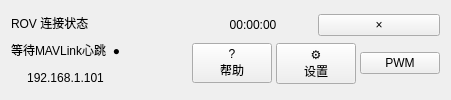
     <widget class="QWidget" name="dashboardTopRow" native="true">
      <layout class="QHBoxLayout" name="dashboardTopLayout" stretch="15,10,10,22,15">
       <property name="spacing">
        <number>6</number>
       </property>
       <property name="leftMargin">
        <number>5</number>
       </property>
       <property name="topMargin">
        <number>5</number>
       </property>
       <property name="rightMargin">
        <number>5</number>
       </property>
       <property name="bottomMargin">
        <number>5</number>
       </property>
       <item>
        <widget class="QWidget" name="connectionPanel" native="true">
         <property name="dashboardPanel" stdset="0">
          <bool>true</bool>
         </property>
         <layout class="QVBoxLayout" name="connectionPanelLayout">
          <property name="spacing">
           <number>4</number>
          </property>
          <property name="leftMargin">
           <number>6</number>
          </property>
          <property name="topMargin">
           <number>6</number>
          </property>
          <property name="rightMargin">
           <number>6</number>
          </property>
          <property name="bottomMargin">
           <number>6</number>
          </property>
          <item>
           <widget class="QLabel" name="connectionPanelTitle">
            <property name="text">
             <string>ROV 连接状态</string>
            </property>
            <property name="alignment">
             <set>Qt::AlignLeading|Qt::AlignLeft|Qt::AlignVCenter</set>
            </property>
            <property name="role" stdset="0">
             <string>dashboardTitle</string>
            </property>
           </widget>
          </item>
          <item>
           <widget class="QLabel" name="connectionStateValue">
            <property name="text">
             <string>等待MAVLink心跳  ●</string>
            </property>
            <property name="alignment">
             <set>Qt::AlignCenter</set>
            </property>
           </widget>
          </item>
          <item>
           <widget class="QLabel" name="connectionAddressValue">
            <property name="text">
             <string>192.168.1.101</string>
            </property>
            <property name="alignment">
             <set>Qt::AlignCenter</set>
            </property>
           </widget>
          </item>
         </layout>
        </widget>
       </item>
       <item>
        <widget class="QWidget" name="pitchPanel" native="true">
         <property name="dashboardPanel" stdset="0">
          <bool>true</bool>
         </property>
         <layout class="QVBoxLayout" name="pitchPanelLayout">
          <property name="spacing">
           <number>4</number>
          </property>
          <property name="leftMargin">
           <number>6</number>
          </property>
          <property name="topMargin">
           <number>6</number>
          </property>
          <property name="rightMargin">
           <number>6</number>
          </property>
          <property name="bottomMargin">
           <number>6</number>
          </property>
          <item>
           <widget class="QWidget" name="pitchPanelGaugeHost" native="true" />
          </item>
         </layout>
        </widget>
       </item>
       <item>
        <widget class="QWidget" name="rollPanel" native="true">
         <property name="dashboardPanel" stdset="0">
          <bool>true</bool>
         </property>
         <layout class="QVBoxLayout" name="rollPanelLayout">
          <property name="spacing">
           <number>4</number>
          </property>
          <property name="leftMargin">
           <number>6</number>
          </property>
          <property name="topMargin">
           <number>6</number>
          </property>
          <property name="rightMargin">
           <number>6</number>
          </property>
          <property name="bottomMargin">
           <number>6</number>
          </property>
          <item>
           <widget class="QWidget" name="rollPanelGaugeHost" native="true" />
          </item>
         </layout>
        </widget>
       </item>
       <item>
        <widget class="QWidget" name="thrusterPanel" native="true">
         <property name="dashboardPanel" stdset="0">
          <bool>true</bool>
         </property>
         <layout class="QVBoxLayout" name="thrusterPanelLayout">
          <property name="spacing">
           <number>4</number>
          </property>
          <property name="leftMargin">
           <number>6</number>
          </property>
          <property name="topMargin">
           <number>6</number>
          </property>
          <property name="rightMargin">
           <number>6</number>
          </property>
          <property name="bottomMargin">
           <number>6</number>
          </property>
          <item>
           <widget class="QWidget" name="thrusterPanelGaugeHost" native="true" />
          </item>
         </layout>
        </widget>
       </item>
       <item>
        <widget class="QWidget" name="toolsPanel" native="true">
         <property name="dashboardPanel" stdset="0">
          <bool>true</bool>
         </property>
         <layout class="QVBoxLayout" name="toolsPanelLayout">
          <property name="spacing">
           <number>4</number>
          </property>
          <property name="leftMargin">
           <number>6</number>
          </property>
          <property name="topMargin">
           <number>6</number>
          </property>
          <property name="rightMargin">
           <number>6</number>
          </property>
          <property name="bottomMargin">
           <number>6</number>
          </property>
          <item>
           <layout class="QHBoxLayout" name="toolsHeaderLayout">
            <property name="spacing">
             <number>4</number>
            </property>
            <property name="leftMargin">
             <number>0</number>
            </property>
            <property name="topMargin">
             <number>0</number>
            </property>
            <property name="rightMargin">
             <number>0</number>
            </property>
            <property name="bottomMargin">
             <number>0</number>
            </property>
            <item>
             <widget class="QLabel" name="dashboardClock">
              <property name="text">
               <string>00:00:00</string>
              </property>
              <property name="alignment">
               <set>Qt::AlignCenter</set>
              </property>
             </widget>
            </item>
            <item>
             <widget class="QPushButton" name="dashboardExitButton">
              <property name="text">
               <string>×</string>
              </property>
              <property name="role" stdset="0">
               <string>dashboardMiniTool</string>
              </property>
             </widget>
            </item>
           </layout>
          </item>
          <item>
           <layout class="QHBoxLayout" name="toolsButtonsLayout">
            <property name="spacing">
             <number>4</number>
            </property>
            <property name="leftMargin">
             <number>0</number>
            </property>
            <property name="topMargin">
             <number>0</number>
            </property>
            <property name="rightMargin">
             <number>0</number>
            </property>
            <property name="bottomMargin">
             <number>0</number>
            </property>
            <item>
             <widget class="QPushButton" name="dashboardHelpButton">
              <property name="text">
               <string>?
帮助</string>
              </property>
              <property name="role" stdset="0">
               <string>dashboardTool</string>
              </property>
             </widget>
            </item>
            <item>
             <widget class="QPushButton" name="dashboardSettingsButton">
              <property name="text">
               <string>⚙
设置</string>
              </property>
              <property name="role" stdset="0">
               <string>dashboardTool</string>
              </property>
             </widget>
            </item>
            <item>
             <widget class="QPushButton" name="dashboardPwmButton">
              <property name="text">
               <string>PWM</string>
              </property>
              <property name="role" stdset="0">
               <string>dashboardTool</string>
              </property>
             </widget>
            </item>
           </layout>
          </item>
         </layout>
        </widget>
       </item>
      </layout>
     </widget>
